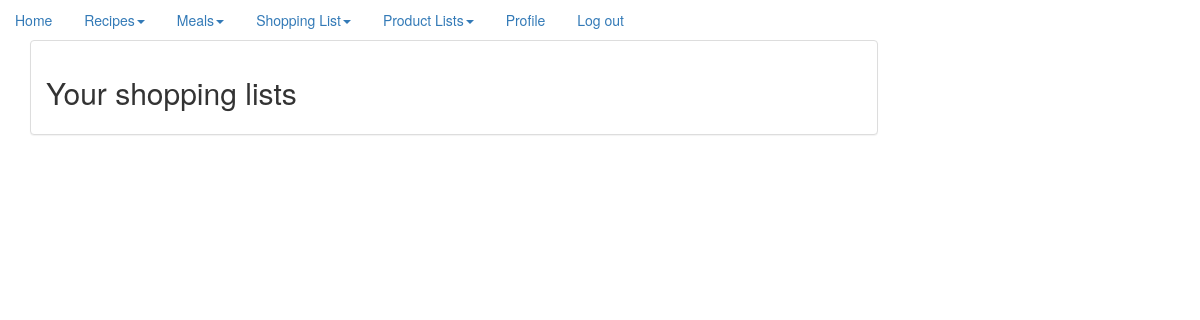
Page /shopping_lists/ (signed in) on the earlier database version.
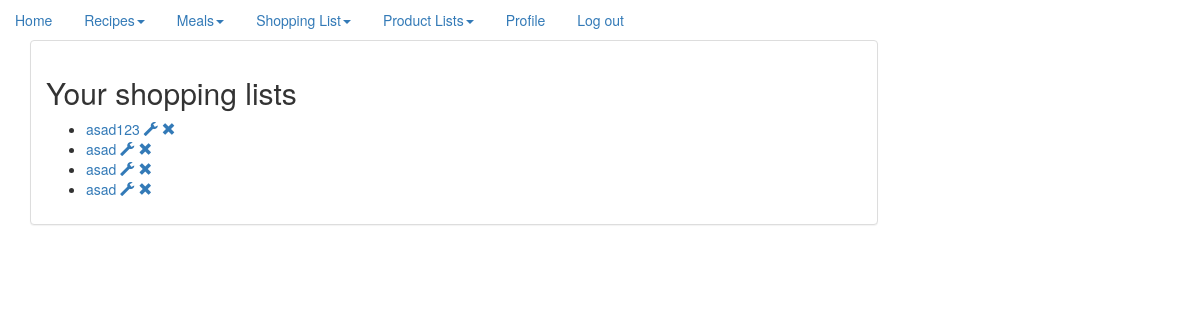
Same page on the later database version.
### recipe/models.py (models this page shows)
class ShoppingList(models.Model):
    name = models.CharField(max_length=200)
    user = models.ForeignKey(User, on_delete=models.CASCADE)
    items = models.ManyToManyField(Ingredient)
    card = models.CharField(max_length=1024, blank=True)
    class Meta:
        ordering = ["-id"]
    def __str__(self):
        return self.name

### website/views.py (the view)
# urls.py: url(r'^shopping_lists/', ShowShoppingLists.as_view()),
class ShowShoppingLists(LoginRequiredMixin, ListView):
    context_object_name = 'shopping_list'
    queryset = ShoppingList.objects.all()
    def get_context_data(self, **kwargs):
        queryset = ShoppingList.objects.filter(user=self.request.user)
        context = {
            'paginator': None,
            'page_obj': None,
            'is_paginated': False,
            'object_list': queryset,
        }
        context.update(kwargs)
        return context

### templates/recipe/shoppinglist_list.html
{% extends "base.html" %}
{% block content %}
    <h2>Your shopping lists</h2>
    <ul>
        {% for shopping_list in object_list %}
            <li><a href="/shopping_list/{{ shopping_list.id }}">{{ shopping_list }}</a>
                <a href="/edit_shopping_list/{{ shopping_list.id }}"><span class="glyphicon glyphicon glyphicon-wrench"
                                                                           aria-hidden="true"></span></a>
                <a href="/delete_shopping_list/{{ shopping_list.id }}"><span
                        class="glyphicon glyphicon glyphicon-remove"
                        aria-hidden="true"></span></a>
            </li>
        {% endfor %}
    </ul>
{% endblock %}

Differences in the rows shown:
added ShoppingList: name "asad123"
added ShoppingList: name "asad"
added ShoppingList: name "asad"
added ShoppingList: name "asad"
